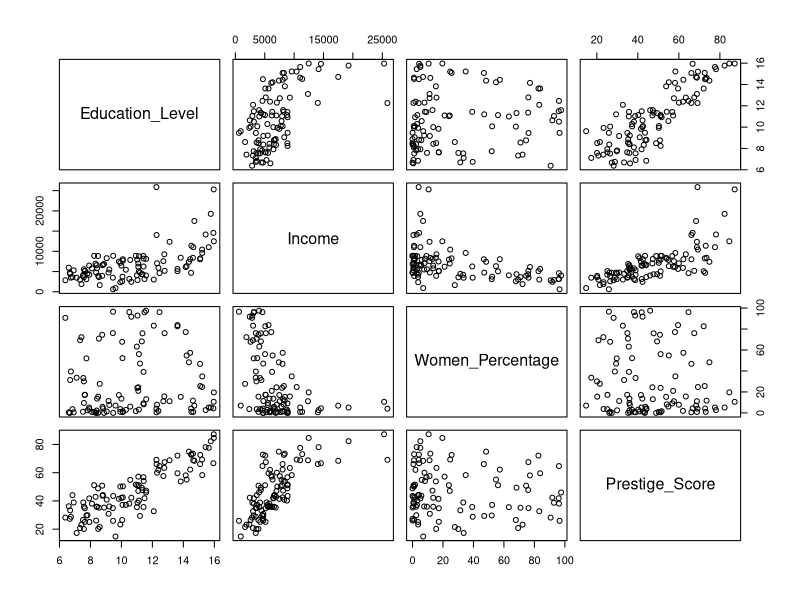
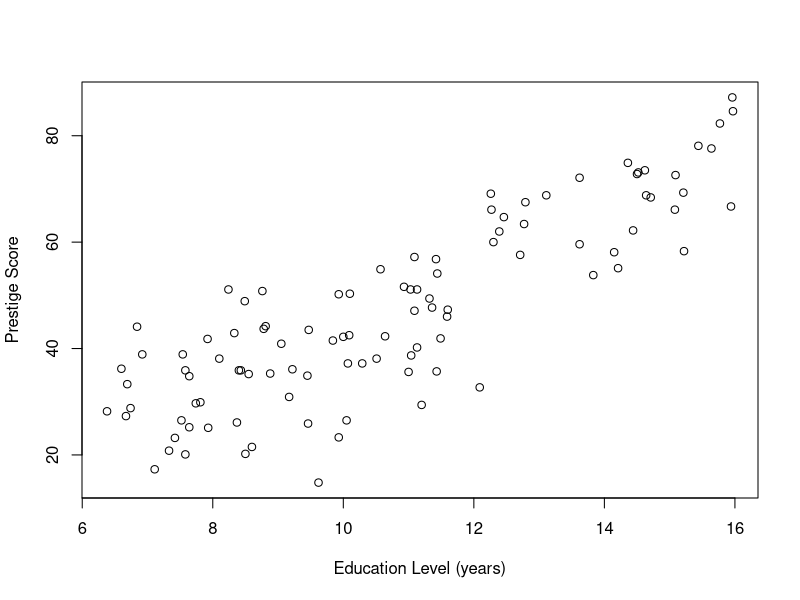
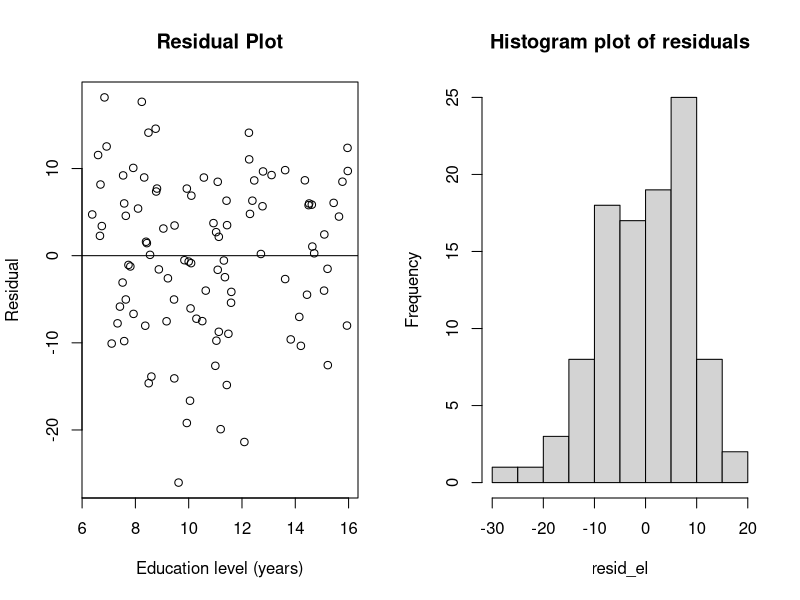
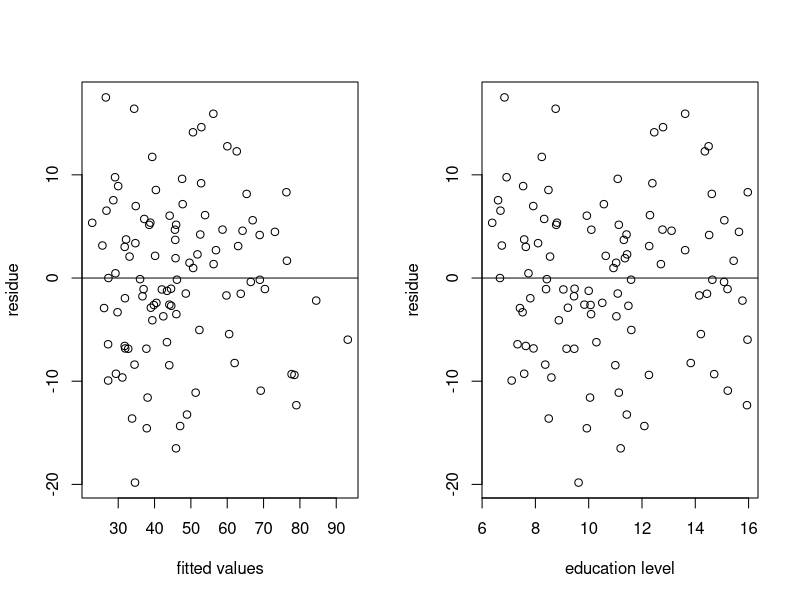
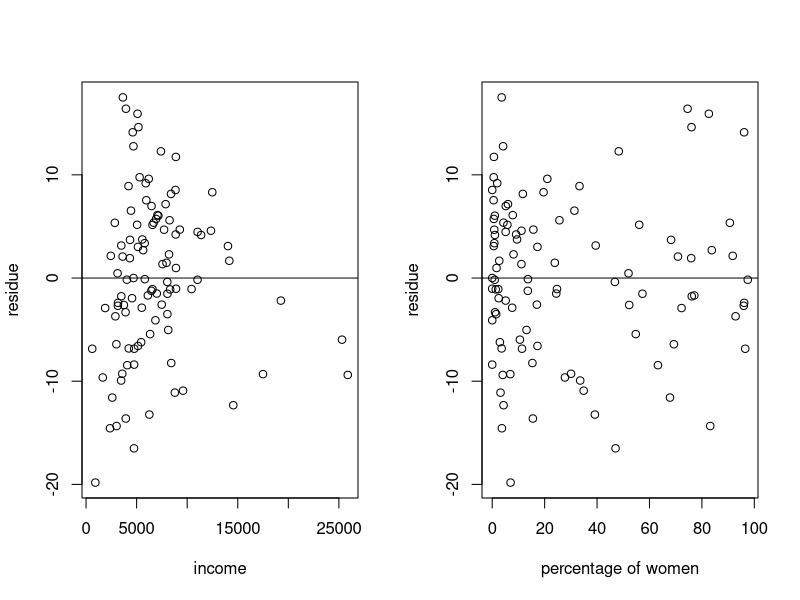
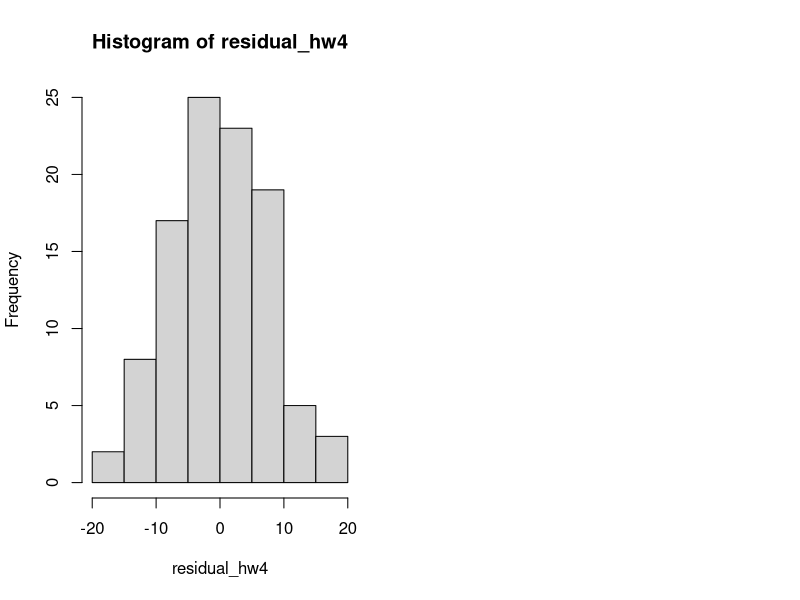

The R source for these figures, in order:
## ---- chunk 1
knitr::opts_chunk$set(echo = TRUE)
library(kableExtra)
library(car)
## ---- chunk 2
hw4_data <- read.csv("./A04.csv")
attach(hw4_data)
#summary(hw4_data)
## ---- chunk 3
hw4_df <- data.frame(Education_Level = hw4_data$EL,
             Income = hw4_data$Inc,
             Women_Percentage = hw4_data$Perc,
             Prestige_Score = hw4_data$Score)
pairs(hw4_df)
## ---- chunk 4
plot(EL ,Score, xlab = "Education Level (years)", ylab = "Prestige Score")
EL_Score_cor <- cor(EL,Score)
## ---- chunk 5
hw4_m_el <- lm(Score ~ EL,data = hw4_df)
resid_el <-resid(hw4_m_el)
summary(hw4_m_el)
## ---- chunk 6
par(mfrow = c(1,2))
plot(EL ,resid_el ,xlab = "Education level (years)",ylab = "Residual", main = "Residual Plot")
abline(0, 0)
hist(resid_el,main = "Histogram plot of residuals")
## ---- chunk 7
outlierTest(hw4_m_el)
## ---- chunk 8
b <- influence.measures(hw4_m_el)
c <- which(apply(b$is.inf, 1, any))
hw4_data[rownames(hw4_data) %in% c, ]

## ---- chunk 9
hw4_lm<-lm(Score ~ EL + Inc + Perc,data = hw4_data)
residual_hw4 <- resid(hw4_lm)
summary(hw4_lm)
## ---- chunk 10
summary(hw4_lm)
## ---- chunk 11
tcrit <- qt(1-0.05/2,102-1-3)
summary(hw4_lm)
confhw <- confint(hw4_lm,level =0.95)
## ---- chunk 12
plot(fitted(hw4_lm),residual_hw4,axes=TRUE, frame.plot=TRUE, xlab='fitted values', ylab='residue')
abline(0,0)
plot(EL, residual_hw4, axes=TRUE, frame.plot=TRUE, xlab='education level', ylab='residue')
abline(0,0)
plot(Inc, residual_hw4, axes=TRUE, frame.plot=TRUE, xlab='income', ylab='residue')
abline(0,0)
plot(Perc, residual_hw4, axes=TRUE, frame.plot=TRUE, xlab='percentage of women', ylab='residue')
abline(0,0)
hist(residual_hw4)

## ---- chunk 13
outlierTest(hw4_lm)
## ---- chunk 14
b <- influence.measures(hw4_lm)
c <- which(apply(b$is.inf, 1, any))
hw4_data[rownames(hw4_data) %in% c, ]
